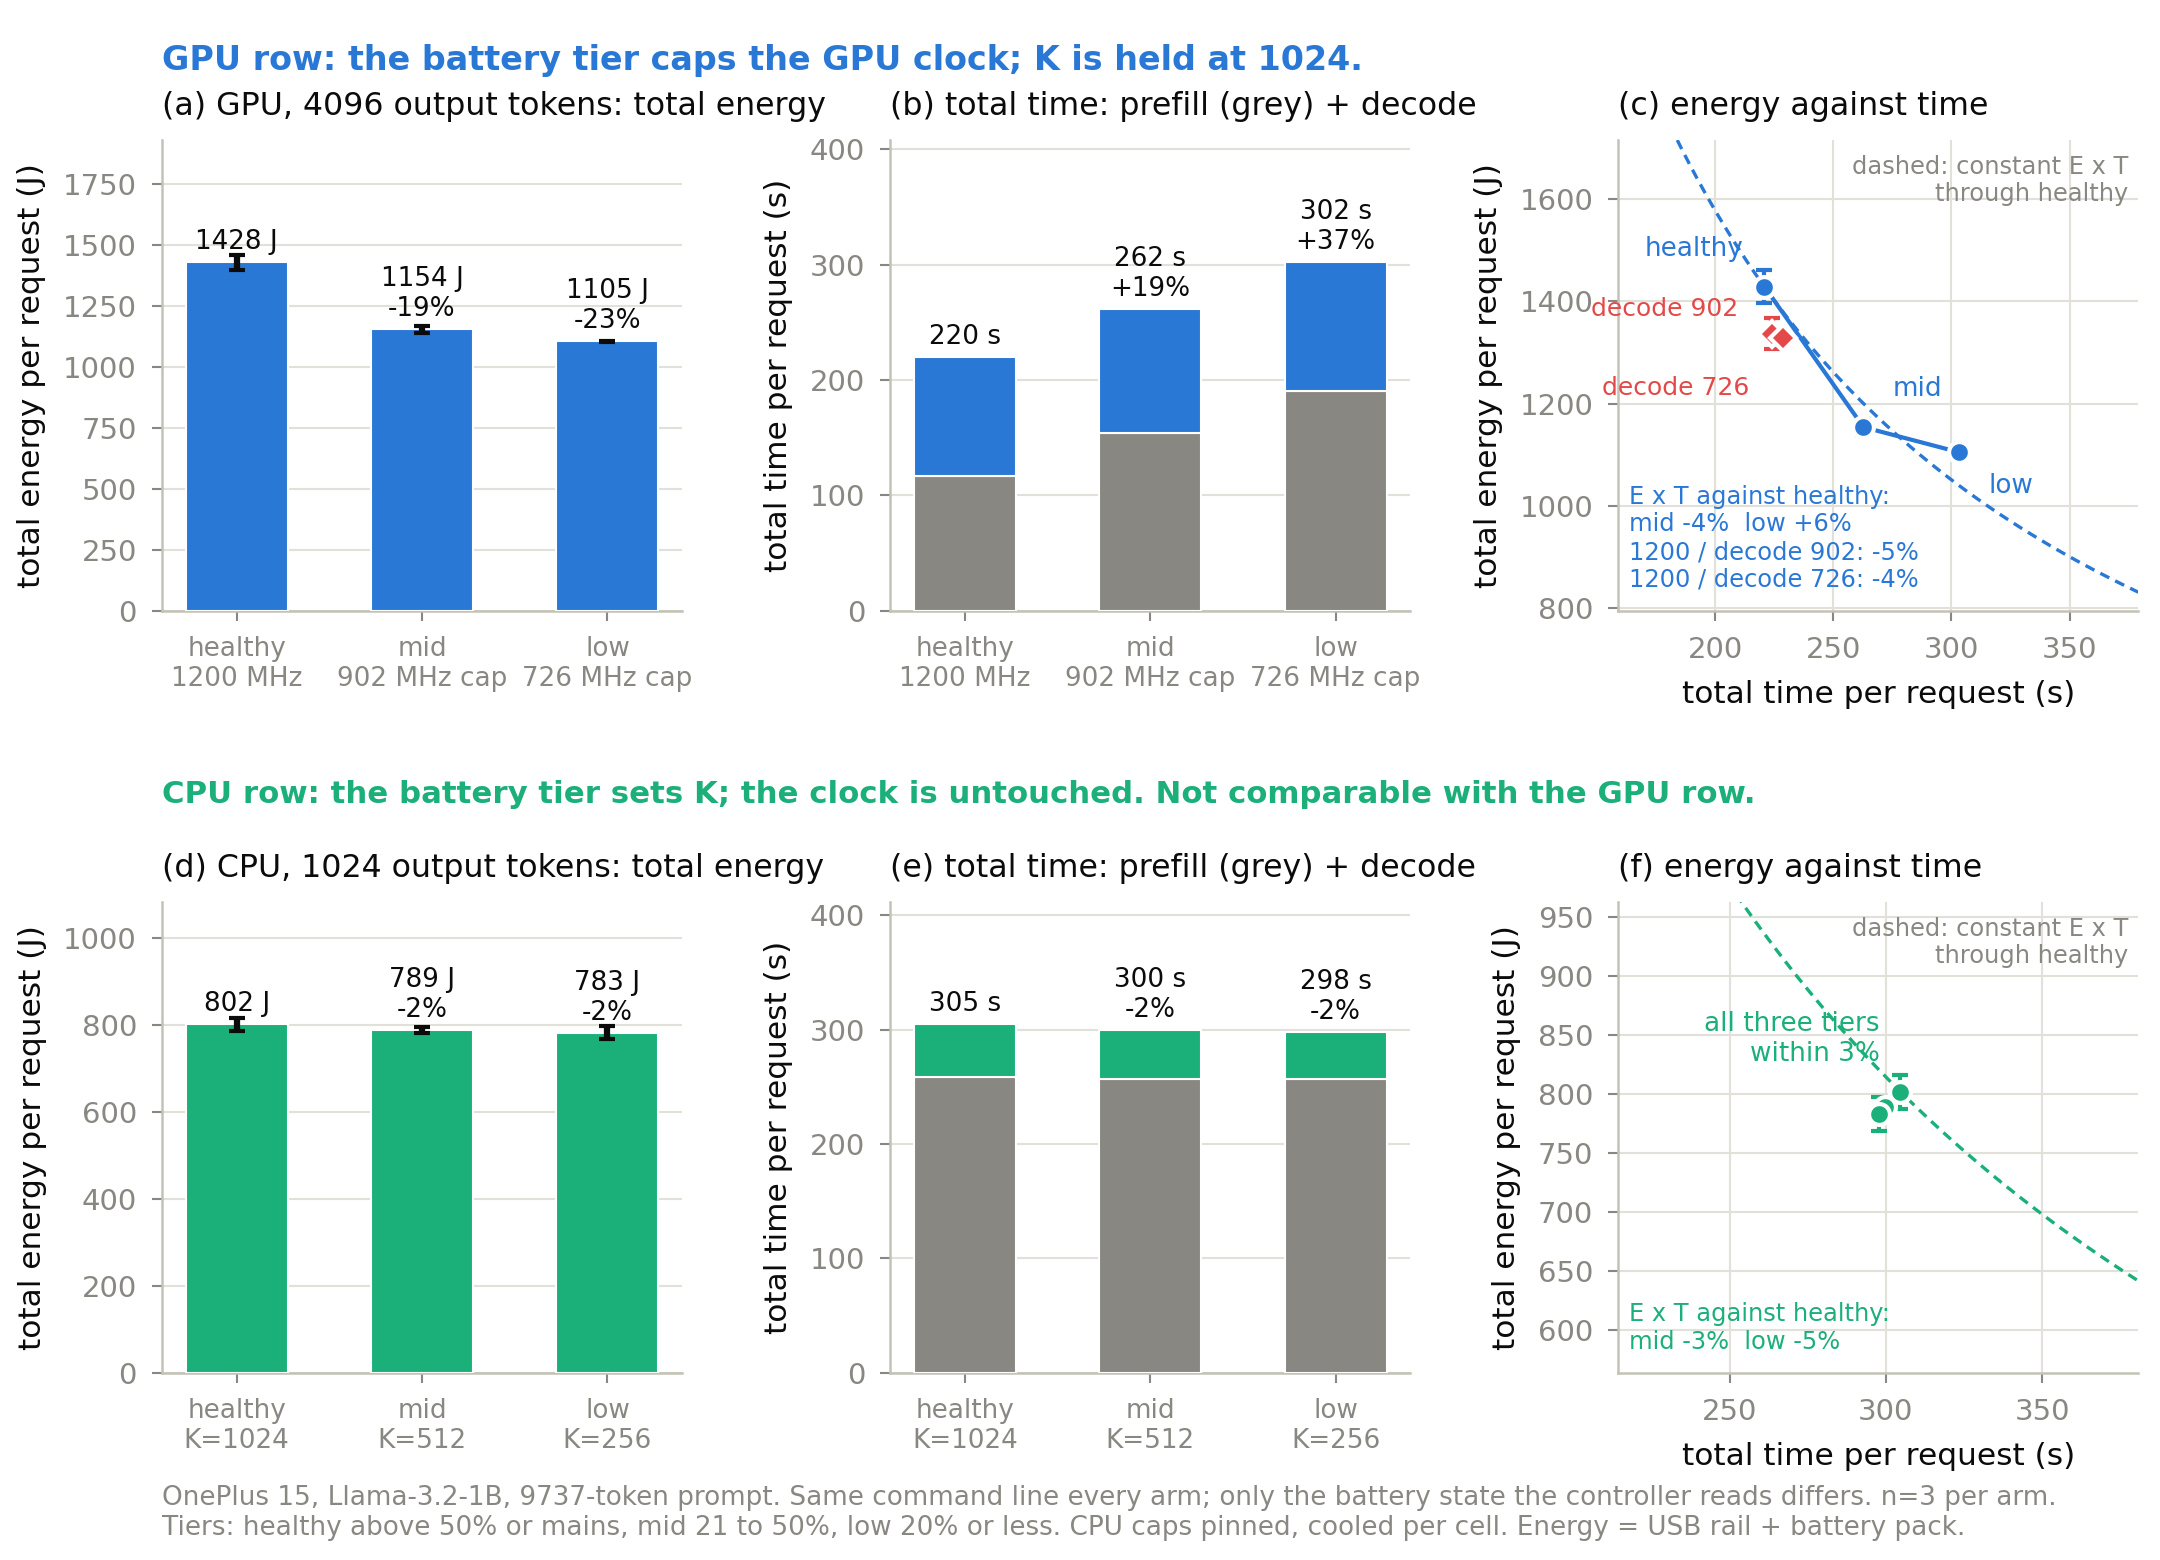

Recreate this plot in Python.
#!/usr/bin/env python3
"""The energy-aware controller at work: identical command line, only the battery state the
controller sees changes. From /tmp/ea_proof_v2 (pinned protocol, n=3 per arm).

One row per backend, because the arm designs differ (GPU 4096 output tokens, CPU 1024) and
totals must not be compared across rows. Per row: (a) total energy per request by tier,
(b) total time split into prefill and decode, (c) energy against time with the constant
energy-delay curve through the healthy point. Re-run as cells land.
"""
import json, os, sys, glob, statistics as st
import numpy as np
import matplotlib
matplotlib.use("Agg")
import matplotlib.pyplot as plt

sys.path.insert(0, "/home/mislam22/EndurKV_workspace/EndurKV/scripts")
from ea_proof_summary import load as load_cell

BLUE, AQUA, RED = "#2a78d6", "#1baf7a", "#e34948"
INK, MUTED, GRID, AXIS, SURF = "#0b0b0b", "#898781", "#e1e0d9", "#c3c2b7", "#ffffff"
plt.rcParams.update({
    "font.family": "sans-serif", "font.sans-serif": ["DejaVu Sans", "Arial", "Helvetica"],
    "font.size": 7.5, "axes.labelsize": 7.5, "axes.titlesize": 8, "legend.fontsize": 6.5,
    "xtick.labelsize": 7, "ytick.labelsize": 7, "axes.edgecolor": AXIS, "axes.linewidth": 0.6,
    "xtick.color": MUTED, "ytick.color": MUTED, "axes.labelcolor": INK, "text.color": INK,
    "grid.color": GRID, "grid.linewidth": 0.5, "axes.grid": True, "axes.axisbelow": True,
    "legend.frameon": False, "figure.facecolor": SURF, "axes.facecolor": SURF,
    "pdf.fonttype": 42, "ps.fonttype": 42,
})

def ms(v):
    v = [x for x in v if x == x]
    return (st.mean(v), (st.pstdev(v) if len(v) > 1 else 0.0), len(v)) if v else (float("nan"), 0.0, 0)

arms = {}
for d in sorted(glob.glob("/tmp/ea_proof_v2/*_r[0-9]")):
    if not os.path.exists(d + "/meta.json"):
        continue
    x = load_cell(d); m = json.load(open(d + "/meta.json"))
    arms.setdefault(os.path.basename(d).rsplit("_r", 1)[0], []).append(
        dict(E=x["prefill_J"] + x["decode_J"], pre=x["prefill_s"], dec=x["decode_s"], wall=m["total_ms"] / 1000,
             tps=x["tps"], K=x["K"], gpu=x["gpu_mhz"], np=m["n_prompt_tokens"], no=m["n_decode_steps"]))
tiers = ["healthy", "mid", "low"]
action = {"gpu": {"healthy": "1200 MHz", "mid": "902 MHz cap", "low": "726 MHz cap"},
          "cpu": {"healthy": "K=1024", "mid": "K=512", "low": "K=256"}}

def stats(backend):
    out = []
    for t in tiers:
        c = arms.get(f"{backend}_{t}", [])
        out.append(dict(t=t, n=len(c), E=ms([k["E"] for k in c]), pre=ms([k["pre"] for k in c]), dec=ms([k["dec"] for k in c]),
                        wall=ms([k["wall"] for k in c]), toks=(c[0]["np"] + c[0]["no"]) if c else 0, no=c[0]["no"] if c else 0))
    return out

fig, axs = plt.subplots(2, 3, figsize=(7.2, 5.2))
fig.subplots_adjust(left=0.075, right=0.99, top=0.91, bottom=0.12, wspace=0.40, hspace=0.62)
fig.text(0.075, 0.955, "GPU row: the battery tier caps the GPU clock; K is held at 1024.", fontsize=8, color=BLUE, weight="bold")
fig.text(0.075, 0.485, "CPU row: the battery tier sets K; the clock is untouched. Not comparable with the GPU row.", fontsize=7.4, color=AQUA, weight="bold")
for ax in axs.flat:
    for s in ("top", "right"):
        ax.spines[s].set_visible(False)
    ax.tick_params(length=2.5, width=0.5)

for row, (backend, col, label) in enumerate((("gpu", BLUE, "GPU, 4096 output tokens: total energy"),
                                             ("cpu", AQUA, "CPU, 1024 output tokens: total energy"))):
    a, b, c = axs[row]
    S = stats(backend)
    xs = list(range(3))
    # (a) total energy
    ys = [s["E"][0] if s["n"] else 0 for s in S]; es = [s["E"][1] for s in S]; ref = ys[0] if S[0]["n"] else float("nan")
    a.bar(xs, ys, width=0.55, color=col, edgecolor=SURF, linewidth=0.5, yerr=es, capsize=2, ecolor=INK, zorder=3)
    top = max(ys) if any(ys) else 1
    for j, (x_, y_, s) in enumerate(zip(xs, ys, S)):
        if not s["n"]:
            a.text(x_, top * 0.02, "pending", ha="center", va="bottom", fontsize=6, color=MUTED, rotation=90); continue
        a.text(x_, y_ + top * 0.02, f"{y_:.0f} J" + (f"\n{y_/ref-1:+.0%}" if j and ref == ref else ""), ha="center", va="bottom", fontsize=6.3, color=INK)
    a.set_xticks(xs); a.set_xticklabels([f"{t}\n{action[backend][t]}" for t in tiers], fontsize=6.3)
    a.set_ylabel("total energy per request (J)"); a.set_ylim(0, top * 1.35); a.grid(axis="x", visible=False)
    a.set_title(f"({'ad'[row]}) {label}", loc="left", fontsize=7.6)
    # (b) total time, stacked
    pre = [s["pre"][0] if s["n"] else 0 for s in S]; dec = [s["dec"][0] if s["n"] else 0 for s in S]
    b.bar(xs, pre, width=0.55, color=MUTED, edgecolor=SURF, linewidth=0.5, zorder=3)
    b.bar(xs, dec, width=0.55, bottom=pre, color=col, edgecolor=SURF, linewidth=0.5, zorder=3)
    tref = pre[0] + dec[0] if S[0]["n"] else float("nan"); ttop = max(p + d for p, d in zip(pre, dec)) if any(pre) else 1
    for j, (x_, p, d_, s) in enumerate(zip(xs, pre, dec, S)):
        if s["n"]:
            b.text(x_, p + d_ + ttop * 0.02, f"{p+d_:.0f} s" + (f"\n{(p+d_)/tref-1:+.0%}" if j and tref == tref else ""), ha="center", va="bottom", fontsize=6.3, color=INK)
    b.set_xticks(xs); b.set_xticklabels([f"{t}\n{action[backend][t]}" for t in tiers], fontsize=6.3)
    b.set_ylabel("total time per request (s)"); b.set_ylim(0, ttop * 1.35); b.grid(axis="x", visible=False)
    b.set_title(f"({'be'[row]}) total time: prefill (grey) + decode", loc="left", fontsize=7.6)
    # (c) energy against time with the constant E x T curve through the healthy point
    pts = [(s["wall"][0], s["E"][0], s["wall"][1], s["E"][1], s["t"], s["n"]) for s in S if s["n"]]
    if pts:
        c.errorbar([p[0] for p in pts], [p[1] for p in pts], xerr=[p[2] for p in pts], yerr=[p[3] for p in pts],
                   color=col, ls="-", lw=1.0, marker="o", ms=5, mfc=col, mec=SURF, capsize=2, zorder=3)
        h = pts[0]; edp = h[0] * h[1]
        tmin = min(p[0] for p in pts) * 0.72; tmax = max(p[0] for p in pts) * 1.25
        emin = min(p[1] for p in pts) * 0.72; emax = max(p[1] for p in pts) * 1.2
        T = np.linspace(tmin, tmax, 100); c.plot(T, edp / T, color=col, lw=0.8, ls=(0, (3, 2)), zorder=2)
        spread = (max(p[1] for p in pts) - min(p[1] for p in pts)) / h[1]
        offs = {"healthy": (-5, 6, "right", "bottom"), "mid": (7, 6, "left", "bottom"), "low": (7, -5, "left", "top")}
        for tw, te, _, _, t, n in pts:
            dx, dy, ha, va = offs[t]
            if spread < 0.05 and t != "healthy":
                continue
            c.annotate(t if spread >= 0.05 else "all three tiers\nwithin 3%", (tw, te), xytext=(dx, dy), textcoords="offset points", fontsize=6.3, color=col, ha=ha, va=va)
        lines = ["E x T against healthy:", "  ".join(f"{p[4]} {(p[0]*p[1])/edp-1:+.0%}" for p in pts[1:])]
        if backend == "gpu":
            # the split-clock plans (prefill 1200, decode capped), measured in /tmp/split_proof
            for tag, lab in (("gpu1200d902", "decode 902"), ("gpu1200d726", "decode 726")):
                sc = []
                for d in sorted(glob.glob(f"/tmp/split_proof/{tag}_r[0-9]")):
                    if os.path.exists(d + "/meta.json"):
                        x = load_cell(d); m = json.load(open(d + "/meta.json"))
                        sc.append((m["total_ms"] / 1000, x["prefill_J"] + x["decode_J"]))
                if sc:
                    tw = st.mean(v[0] for v in sc); te = st.mean(v[1] for v in sc)
                    c.errorbar(tw, te, xerr=st.pstdev([v[0] for v in sc]), yerr=st.pstdev([v[1] for v in sc]), color=RED, marker="D", ms=4.5, mec=SURF, capsize=2, ls="none", zorder=4)
                    c.annotate(lab, (tw, te), xytext=(-8, 3 if tag.endswith("902") else -9), textcoords="offset points", fontsize=6.0, color=RED, ha="right", va="bottom" if tag.endswith("902") else "top")
                    lines.append(f"1200 / {lab}: {(tw*te)/edp-1:+.0%}")
        c.text(0.02, 0.04, "\n".join(lines), transform=c.transAxes, fontsize=5.8, color=col, va="bottom", ha="left")
        c.set_xlim(tmin, tmax); c.set_ylim(emin, emax)
    c.set_xlabel("total time per request (s)"); c.set_ylabel("total energy per request (J)")
    c.set_title(f"({'cf'[row]}) energy against time", loc="left", fontsize=7.6)
    c.text(0.98, 0.97, "dashed: constant E x T\nthrough healthy", transform=c.transAxes, fontsize=5.8, color=MUTED, va="top", ha="right")

fig.text(0.075, 0.012, "OnePlus 15, Llama-3.2-1B, 9737-token prompt. Same command line every arm; only the battery state the controller reads differs. n=3 per arm.\n"
         "Tiers: healthy above 50% or mains, mid 21 to 50%, low 20% or less. CPU caps pinned, cooled per cell. Energy = USB rail + battery pack.",
         fontsize=6.3, color=MUTED, ha="left", va="bottom")
out = "/home/mislam22/EndurKV_workspace/EndurKV/figures/fig_controller_proof"
fig.savefig(out + ".pdf"); fig.savefig(out + ".png", dpi=300)
print("wrote", out, {k: len(v) for k, v in arms.items()})
for backend in ("gpu", "cpu"):
    for s in stats(backend):
        if s["n"]:
            print(f"  {backend} {s['t']:8s} n={s['n']} E={s['E'][0]:.0f} J  wall={s['wall'][0]:.0f} s  ExT={s['E'][0]*s['wall'][0]/1000:.0f} kJs  all-in tok/s={s['toks']/s['wall'][0]:.1f}")
